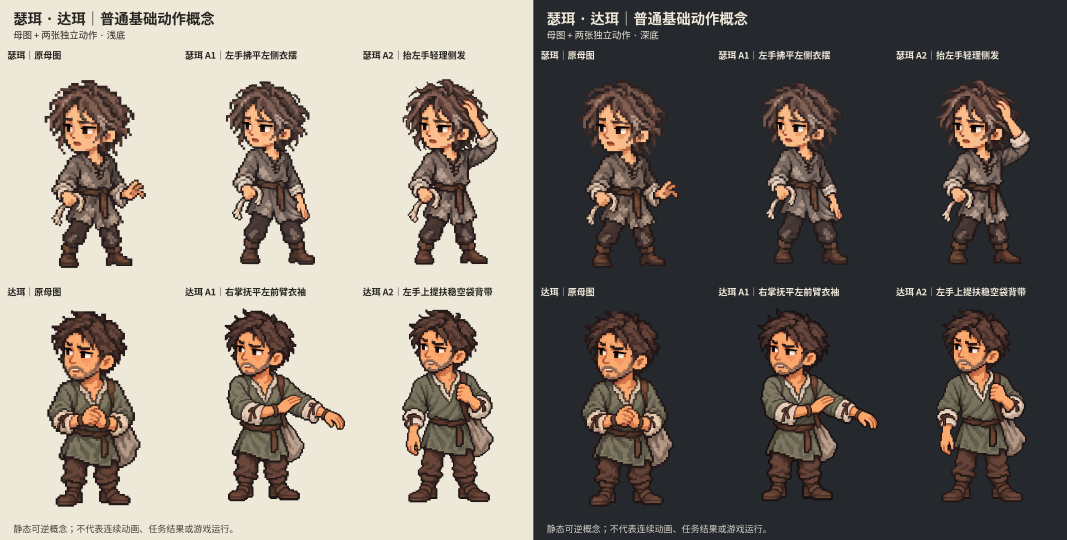
#> input picture Assets/CharacterActions/20261013/new_story/eighth_noncombat_seer_daer_delivery_v1/瑟珥_达珥_母图动作浅深对照.png, 3200 x 1620 px, given in place of mother.png, which was not available (shown at 1/3 size)
$ python package_gap.py
#> lines starting #> are read from the running program, lines starting #| are printed output that depends on the picture; pictures that were not available may be replaced by others from this repository, and a replacement may not be noted
from pathlib import Path
import shutil,json,hashlib
from PIL import Image,ImageDraw
r=Path('/workspace/scratch/5ed8df2c5d81/Stoneshard_mod'); b=r/'Assets/CharacterActions/20261013/new_story'
selected={'turi':1,'cuoer':2,'weier':1,'lier':1}
for s,n in selected.items():
 p=b/s/'gap_repair_v2'; old=b/s/'noncombat_basics_v1'
 shutil.copy2(r/'AGENTS.md',p/'sources/repository_rules_snapshot.txt');shutil.copy2(r/'Assets/CharacterDesigns/20261013/expressive/reference/pixel-asset-master/SKILL.md',p/'sources/pixel_asset_master_snapshot.txt');shutil.copy2('/tmp/process_gap.py',p/'sources/process_gap.py');shutil.copy2('/tmp/setup_gap.py',p/'sources/setup_gap.py')
 for f in [old/'QA-independent.json',old/'review/independent_visual_gate.json',old/'review/independent_sixth_new_character_actions_weier_fouer_visual_gate_20261014.json']:
  if f.exists():shutil.copy2(f,p/'sources'/('previous_'+f.name))
#> this loop made 3 passes; (reads Assets/RedrawStudies/20261013/liqui/QA-independent.json from the repository)
 failures=list(old.glob('raw/*A1*v2*raw.png'))
 if failures:shutil.copy2(failures[0],p/'sources/previous_failed_v2.png')
 # True background comparisons, complete canvases, nearest equal-aspect scaling only.
 board=Image.new('RGB',(1600,1060),(240,236,227));d=ImageDraw.Draw(board)
#> after `board = Image.new('RGB', (1600, 1060), (240, 236, 227))`:
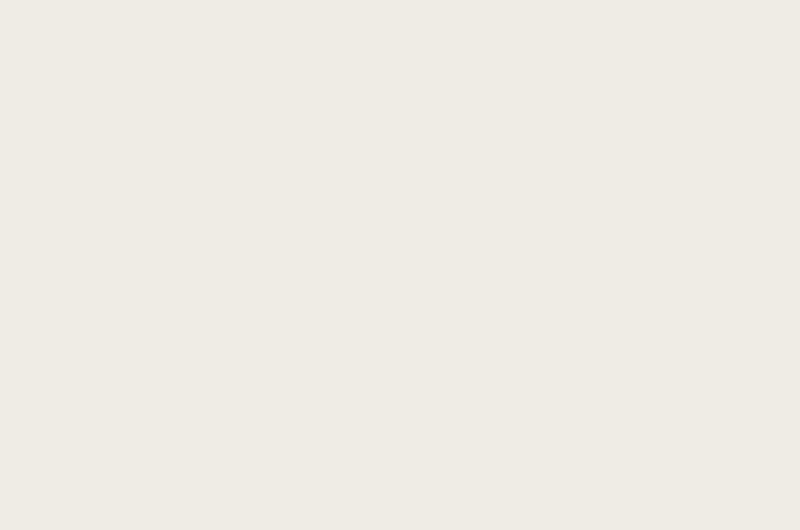
#> board: PIL image 1600x1060 RGB (shown at 1/2 size); mean R, G, B 240, 236, 227
 paths=[p/'sources/mother.png',p/f'exports/attempt{n}_transparent.png']
 layout=[]
 for row,c in enumerate([(239,234,221,255),(33,37,41,255)]):
  for col,f in enumerate(paths):
   im=Image.open(f).convert('RGBA'); comp=Image.alpha_composite(Image.new('RGBA',im.size,c),im).convert('RGB');sc=min(780/im.width,490/im.height); wh=(round(im.width*sc),round(im.height*sc));comp=comp.resize(wh,Image.Resampling.NEAREST);x=col*800+(800-wh[0])//2;y=row*530+30;board.paste(comp,(x,y));d.text((col*800+12,row*530+8),s+(' mother' if col==0 else f' A1 repair attempt{n}'),fill=(0,0,0));layout.append({'source':str(f.relative_to(r)),'position':[x,y],'size':wh,'resampling':'NEAREST','background':c})
#> further down, comp is the input picture: PIL image 3200x1620 RGB; mean R, G, B 130.6, 123.3, 116.1
#> after `sc = min(780 / im.width, 490 / im.height)`: sc = 0.244
#> after `wh = (round(im.width * sc), round(im.height * sc))`: wh = (780, 395)
#> after `comp = comp.resize(wh, Image.Resampling.NEAREST)`:
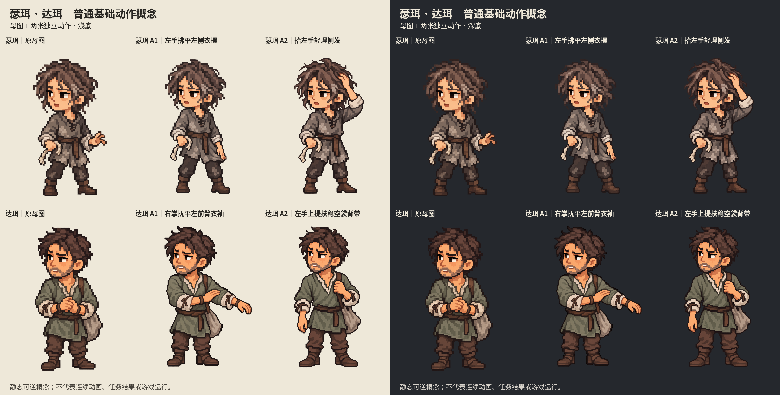
#> comp: PIL image 780x395 RGB; mean R, G, B 130.6, 123.3, 116.1
#> after `x = col * 800 + (800 - wh[0]) // 2`: x = 10
#> after `board.paste(comp, (x, y))`:
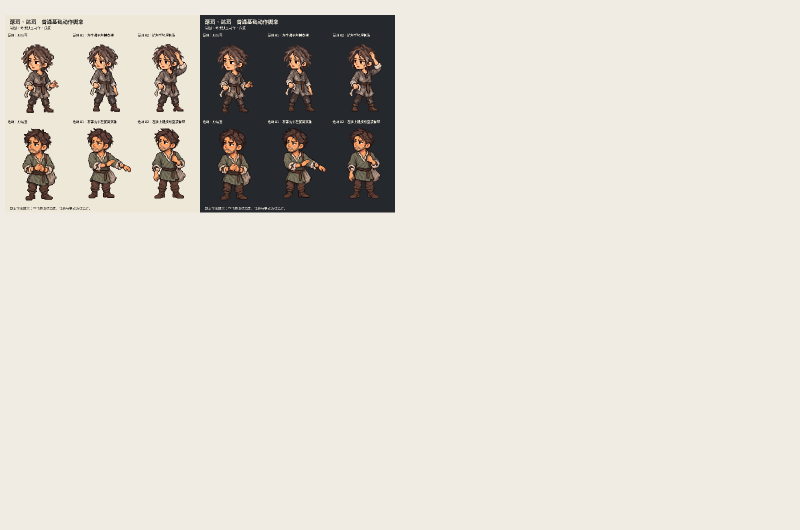
#> board: PIL image 1600x1060 RGB (shown at 1/2 size); mean R, G, B 220.1, 215.5, 206.9
 board.save(p/'review/mother_action_comparison.png');(p/'review/board_layout.json').write_text(json.dumps(layout,indent=2))
#> after `board.save(p / 'review/mother_action_comparison.png')`:
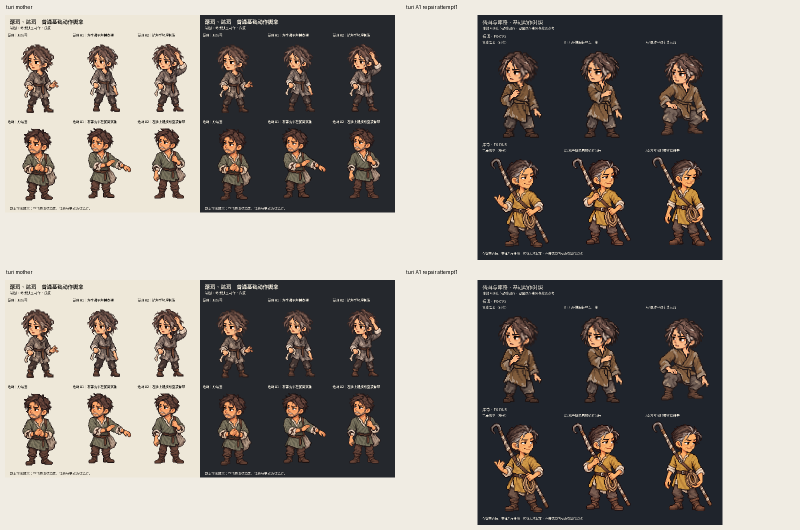
#> saved as mother_action_comparison.png: PIL image 1600x1060 RGB (shown at 1/2 size); mean R, G, B 147.6, 142.2, 136.4
#> pass 2 of the loop `for s,n in selected.items():`:
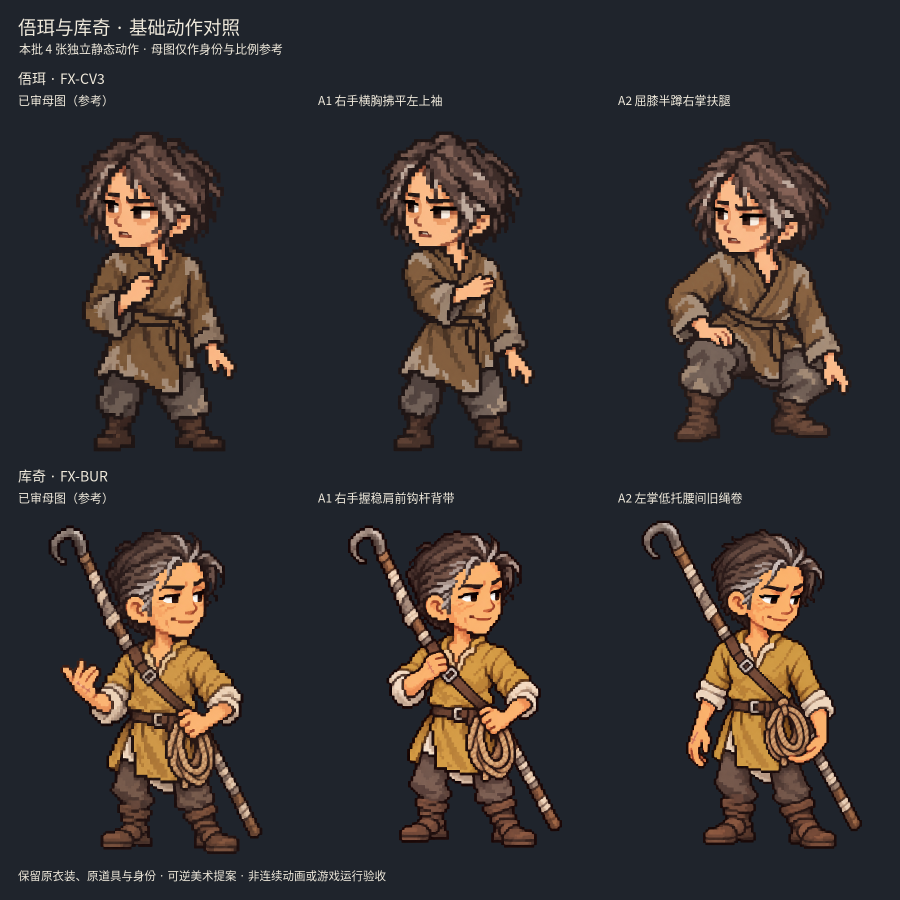
#> input picture Assets/CharacterActions/20261013/new_story/eighth_noncombat_wuer_kuqi_delivery_v1/wuer_kuqi_mother_actions_dark.png, 1800 x 1800 px, given in place of mother.png, which was not available (shown at 1/2 size)
#> im: PIL image 1800x1800 RGBA
#> comp is the input picture: PIL image 1800x1800 RGB; mean R, G, B 54.3, 49.8, 49.9
#> `comp = comp.resize(wh, Image.Resampling.NEAREST)`:
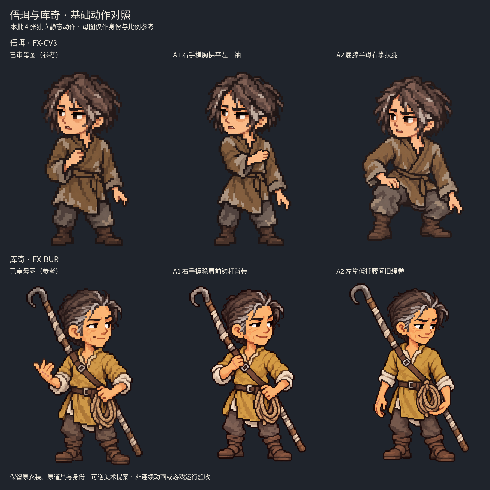
#> comp: PIL image 490x490 RGB; mean R, G, B 54.2, 49.7, 49.8
#> `board.paste(comp, (x, y))`:
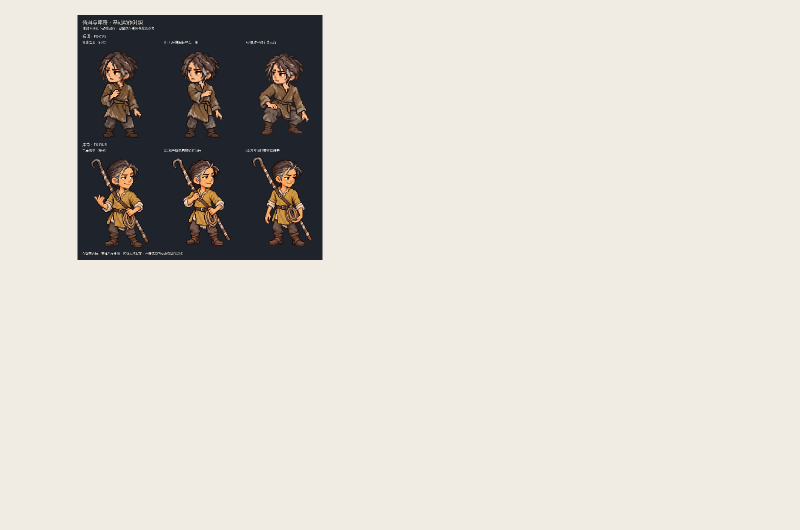
#> board: PIL image 1600x1060 RGB (shown at 1/2 size); mean R, G, B 213.7, 209.6, 201.9
#> (the run stopped early here; a loop or call above may not have finished)
